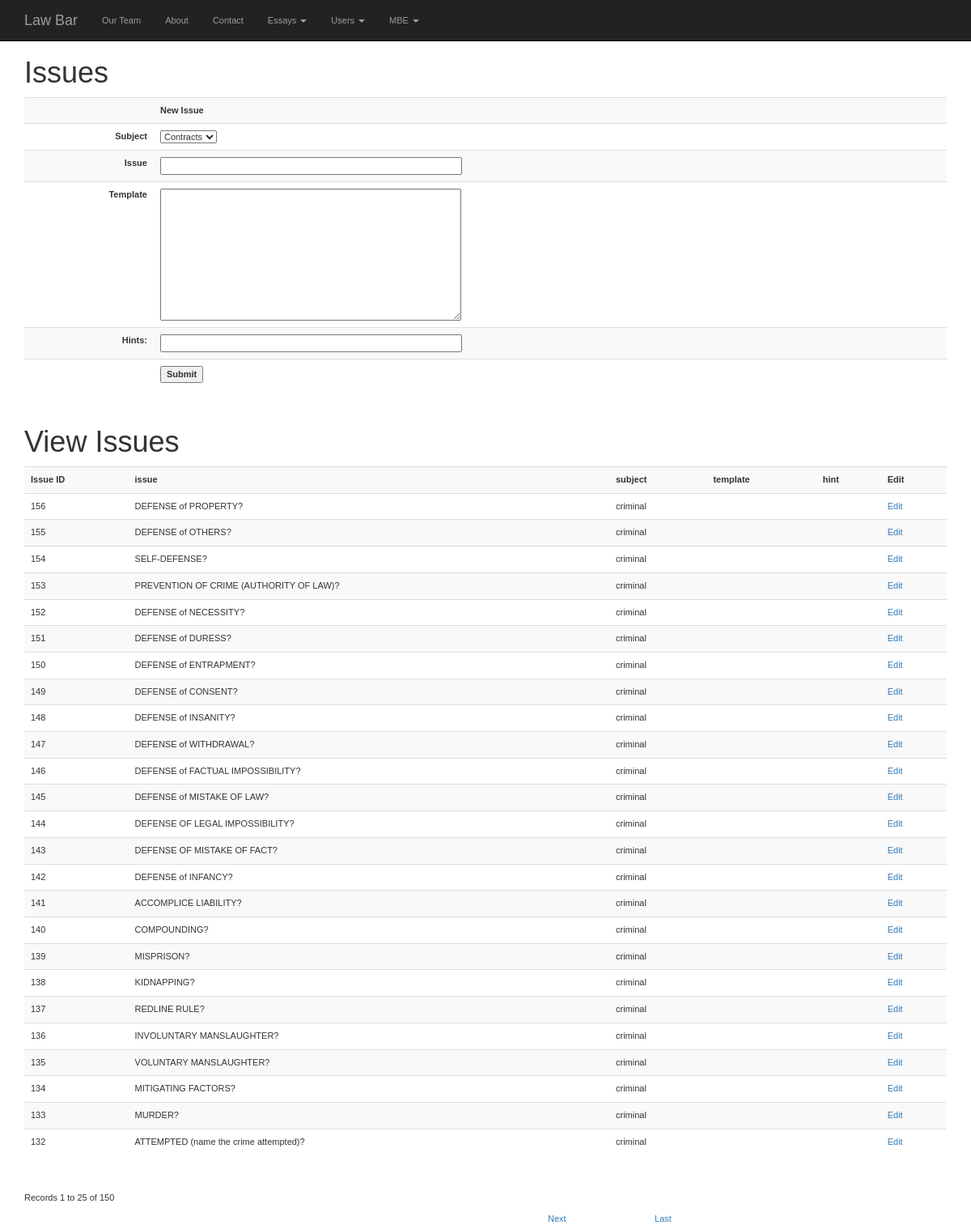
/lawbar/issues.php?subject=contracts (signed in), run on the app's committed database.
### tables this page shows
CREATE TABLE `law_issues` (
  `issue_id` int(11) NOT NULL AUTO_INCREMENT,
  `issue` varchar(255) DEFAULT NULL,
  `subject` enum('contracts','torts','criminal') DEFAULT NULL,
  `template` text,
  `user_id` int(11) DEFAULT NULL,
  `issue_deleted` int(1) NOT NULL DEFAULT '0',
  `hints` text,
  PRIMARY KEY (`issue_id`)
);

### lawbar/issues.php (the view, shortened to what this page needs)
<?php require_once('../Connections/conn.php'); ?>
<?php
$currentPage = $_SERVER["PHP_SELF"];
$editFormAction = $_SERVER['PHP_SELF'];
if (isset($_SERVER['QUERY_STRING'])) {
  $editFormAction .= "?" . htmlentities($_SERVER['QUERY_STRING']);
}
$maxRows_rsIssues = 25;
$pageNum_rsIssues = 0;
$startRow_rsIssues = $pageNum_rsIssues * $maxRows_rsIssues;
$colname_rsIssues = "-1";
if (isset($_SESSION['MM_UserId'])) {
  $colname_rsIssues = (get_magic_quotes_gpc()) ? $_SESSION['MM_UserId'] : addslashes($_SESSION['MM_UserId']);
}
$query_rsIssues = sprintf("SELECT * FROM law_issues WHERE user_id = %s AND issue_deleted = 0 ORDER BY issue_id DESC", $colname_rsIssues);
$query_limit_rsIssues = sprintf("%s LIMIT %d, %d", $query_rsIssues, $startRow_rsIssues, $maxRows_rsIssues);
$rsIssues = mysql_query($query_limit_rsIssues, $conn) or die(mysql_error());
$row_rsIssues = mysql_fetch_assoc($rsIssues);
if (isset($_GET['totalRows_rsIssues'])) {
  $totalRows_rsIssues = $_GET['totalRows_rsIssues'];
} else {
  $all_rsIssues = mysql_query($query_rsIssues);
  $totalRows_rsIssues = mysql_num_rows($all_rsIssues);
}
$totalPages_rsIssues = ceil($totalRows_rsIssues/$maxRows_rsIssues)-1;
$queryString_rsIssues = "";
if (!empty($_SERVER['QUERY_STRING'])) {
  $params = explode("&", $_SERVER['QUERY_STRING']);
  $newParams = array();
  foreach ($params as $param) {
    if (stristr($param, "pageNum_rsIssues") == false &&
        stristr($param, "totalRows_rsIssues") == false) {
      array_push($newParams, $param);
    }
  }
  if (count($newParams) != 0) {
    $queryString_rsIssues = "&" . htmlentities(implode("&", $newParams));
  }
}
$queryString_rsIssues = sprintf("&totalRows_rsIssues=%d%s", $totalRows_rsIssues, $queryString_rsIssues);
?><!DOCTYPE html PUBLIC "-//W3C//DTD XHTML 1.0 Transitional//EN" "http://www.w3.org/TR/xhtml1/DTD/xhtml1-transitional.dtd">
<html xmlns="http://www.w3.org/1999/xhtml">
<head>
<link rel="stylesheet" href="css/bootstrap.min.css">
<link rel="stylesheet" href="css/style.css">
</head>
<body>
    <nav class="navbar navbar-inverse navbar-fixed-top">
      <div class="container">
        <div class="navbar-header">
          <a class="navbar-brand" href="index.php">Law Bar</a>
        </div>
        <div id="navbar" class="navbar-collapse collapse">
          <ul class="nav navbar-nav">
            <li><a href="team.php">Our Team</a></li>
            <li><a href="about.php">About</a></li>
            <li><a href="contact.php">Contact</a></li>
            <li class="dropdown">
              <a href="#" class="dropdown-toggle" data-toggle="dropdown" role="button" aria-haspopup="true" aria-expanded="false">Essays <span class="caret"></span></a>
            </li>
			<li class="dropdown">
              <a href="#" class="dropdown-toggle" data-toggle="dropdown" role="button" aria-haspopup="true" aria-expanded="false">Users <span class="caret"></span></a>
            </li>
			<li class="dropdown">
              <a href="#" class="dropdown-toggle" data-toggle="dropdown" role="button" aria-haspopup="true" aria-expanded="false">MBE <span class="caret"></span></a>
            </li>
          </ul>
        </div>
      </div>
    </nav>
<div class="container">
<h1>Issues</h1>
<form action="<?php echo $editFormAction; ?>" method="POST" name="form1" id="form1" onsubmit="MM_validateForm('issue','','R');return document.MM_returnValue">
  <div class="table-responsive">
    <table class="table table-striped">
      <tr>
        <td valign="top">&nbsp;</td>
        <td valign="top"><strong>New Issue </strong></td>
      </tr>
      <tr>
        <td align="right" valign="top"><strong>Subject</strong></td>
        <td valign="top"><select name="subject" id="subject">
          <option value="contracts" <?php if (!(strcmp("contracts", $_GET['subject']))) {echo "selected=\"selected\"";} ?>>Contracts</option>
        </select>        </td>
      </tr>
      <tr>
        <td align="right" valign="top"><strong>Issue</strong></td>
        <td valign="top"><input name="issue" type="text" id="issue" size="55" /></td>
      </tr>
      <tr>
        <td align="right" valign="top"><strong>Template</strong></td>
        <td valign="top"><textarea name="template" cols="55" rows="10" id="template"></textarea></td>
      </tr>
      <tr valign="baseline">
        <td nowrap="nowrap" align="right"><strong>Hints:</strong></td>
        <td>
          <input name="hints" type="text" id="hints" size="55" />
        </td>
      </tr>
      <tr>
        <td valign="top">&nbsp;</td>
        <td valign="top"><label>
          <input type="submit" name="Submit2" value="Submit" />
        </label></td>
      </tr>
    </table>
  </div>
</form>
<?php if ($totalRows_rsIssues > 0) {  ?>
  <h1>View Issues</h1>
  <div class="table-responsive">
	    <table class="table table-striped">
    <tr>
      <td><strong>Issue ID</strong> </td>
      <td><strong>issue</strong></td>
        <td><strong>subject</strong></td>
        <td><strong>template</strong></td>
        <td><strong>hint</strong></td>
        <td><strong>Edit</strong></td>
    </tr>
    <?php do { ?>
      <tr>
        <td><?php echo $row_rsIssues['issue_id']; ?></td>
        <td><?php echo $row_rsIssues['issue']; ?></td>
        <td><?php echo $row_rsIssues['subject']; ?></td>
        <td><?php echo nl2br($row_rsIssues['template']); ?></td>
        <td><?php echo $row_rsIssues['hints']; ?></td>
        <td><a href="issues_edit.php?issue_id=<?php echo $row_rsIssues['issue_id']; ?>&subject=<?php echo $row_rsIssues['subject']; ?>&pageNum_rsIssues=<?php echo $pageNum_rsIssues; ?>">Edit</a></td>
      </tr>
      <?php } while ($row_rsIssues = mysql_fetch_assoc($rsIssues)); ?>
</table>
</div>
  <p>&nbsp;</p>
  <p> Records <?php echo ($startRow_rsIssues + 1) ?> to <?php echo min($startRow_rsIssues + $maxRows_rsIssues, $totalRows_rsIssues) ?> of <?php echo $totalRows_rsIssues ?></p>
    <p>
    <table border="0" width="50%" align="center">
      <tr>
        <td width="23%" align="center"><?php if ($pageNum_rsIssues > 0) {  ?>
            <?php }  ?>        </td>
        <td width="31%" align="center"><?php if ($pageNum_rsIssues > 0) {  ?>
            <?php }  ?>        </td>
        <td width="23%" align="center"><?php if ($pageNum_rsIssues < $totalPages_rsIssues) {  ?>
            <a href="<?php printf("%s?pageNum_rsIssues=%d%s", $currentPage, min($totalPages_rsIssues, $pageNum_rsIssues + 1), $queryString_rsIssues); ?>">Next</a>
            <?php }  ?>        </td>
        <td width="23%" align="center"><?php if ($pageNum_rsIssues < $totalPages_rsIssues) {  ?>
            <a href="<?php printf("%s?pageNum_rsIssues=%d%s", $currentPage, $totalPages_rsIssues, $queryString_rsIssues); ?>">Last</a>
            <?php }  ?>        </td>
      </tr>
      </table>
  <?php }  ?>
</div>
</body>
</html>

### lawbar/css/style.css (style rules this page uses)
body { padding-top: 50px; }

### lawbar/issues.php (style rules this page uses)
body { font-family:Verdana, Arial, Helvetica, sans-serif; font-size:11px; }

### data on the page
law_issues: issue_id "156", issue "DEFENSE of PROPERTY?", subject "criminal"
law_issues: issue_id "155", issue "DEFENSE of OTHERS?", subject "criminal"
law_issues: issue_id "154", issue "SELF-DEFENSE?", subject "criminal"
law_issues: issue_id "153", issue "PREVENTION OF CRIME (AUTHORITY OF LAW)?", subject "criminal"
law_issues: issue_id "152", issue "DEFENSE of NECESSITY?", subject "criminal"
law_issues: issue_id "151", issue "DEFENSE of DURESS?", subject "criminal"
law_issues: issue_id "150", issue "DEFENSE of ENTRAPMENT?", subject "criminal"
law_issues: issue_id "149", issue "DEFENSE of CONSENT?", subject "criminal"
law_issues: issue_id "148", issue "DEFENSE of INSANITY?", subject "criminal"
law_issues: issue_id "147", issue "DEFENSE of WITHDRAWAL?", subject "criminal"
law_issues: issue_id "146", issue "DEFENSE of FACTUAL IMPOSSIBILITY?", subject "criminal"
law_issues: issue_id "145", issue "DEFENSE of MISTAKE OF LAW?", subject "criminal"
law_issues: issue_id "144", issue "DEFENSE OF LEGAL IMPOSSIBILITY?", subject "criminal"
law_issues: issue_id "143", issue "DEFENSE OF MISTAKE OF FACT?", subject "criminal"
law_issues: issue_id "142", issue "DEFENSE of INFANCY?", subject "criminal"
law_issues: issue_id "141", issue "ACCOMPLICE LIABILITY?", subject "criminal"
law_issues: issue_id "140", issue "COMPOUNDING?", subject "criminal"
law_issues: issue_id "139", issue "MISPRISON?", subject "criminal"
law_issues: issue_id "138", issue "KIDNAPPING?", subject "criminal"
law_issues: issue_id "137", issue "REDLINE RULE?", subject "criminal"
law_issues: issue_id "136", issue "INVOLUNTARY MANSLAUGHTER?", subject "criminal"
law_issues: issue_id "135", issue "VOLUNTARY MANSLAUGHTER?", subject "criminal"
law_issues: issue_id "134", issue "MITIGATING FACTORS?", subject "criminal"
law_issues: issue_id "133", issue "MURDER?", subject "criminal"
law_issues: issue_id "132", issue "ATTEMPTED (name the crime attempted)?", subject "criminal"

### other printed values
$startRow_rsIssues + 1 "1"
min($startRow_rsIssues + $maxRows_rsIssues, $totalRows_rsIssues) "25"
$totalRows_rsIssues "150"
